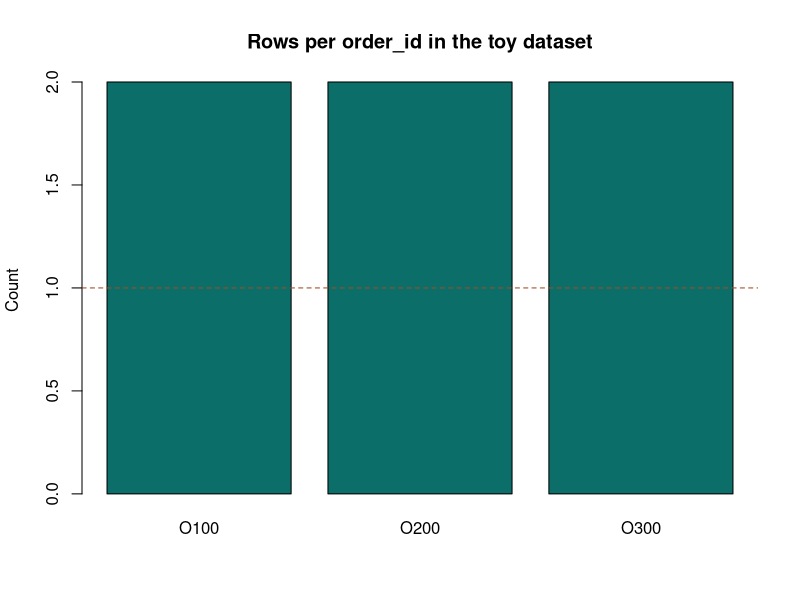
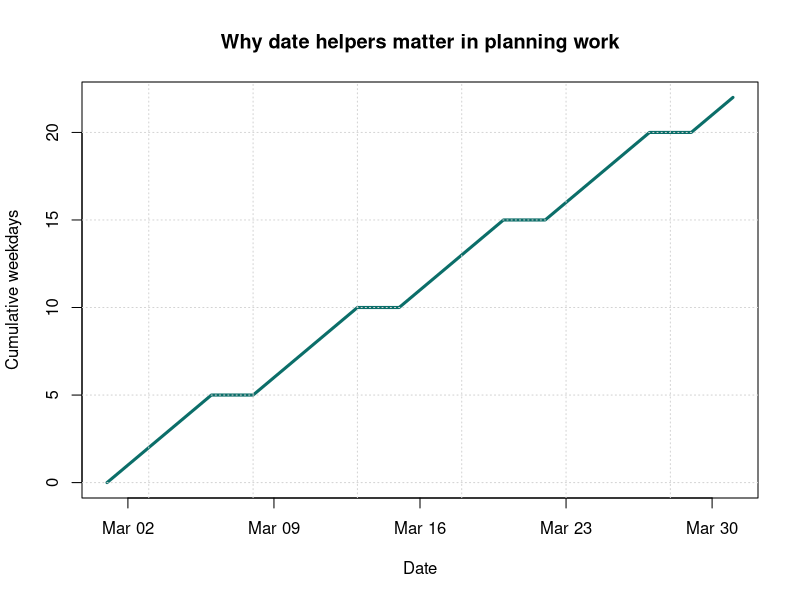

R code for these plots, in order:
## ---- chunk 1
orders_dirty <- data.frame(
  customer_id = c("C001", "C001", "C002", "C002", "C003", "C003"),
  order_id = c("O100", "O100", "O200", "O200", "O300", "O300"),
  order_date = c("2025-01-03", "2025-01-03", "2025-01-10", "2025-01-10", "2025-02-01", "2025-02-01"),
  order_status = c("shipped", "cancelled", "processing", "processing", "shipped", "shipped"),
  amount = c("1,200", "1,200", "850", "850", "2,000", "2,000"),
  stringsAsFactors = FALSE
)

dup_counts <- aggregate(
  rep(1, nrow(orders_dirty)),
  by = list(order_id = orders_dirty$order_id),
  FUN = length
)

barplot(
  dup_counts$x,
  names.arg = dup_counts$order_id,
  col = "#0b6e69",
  main = "Rows per order_id in the toy dataset",
  ylab = "Count"
)
abline(h = 1, lty = 2, col = "#a44a1f")
## ---- chunk 2
march_days <- seq(as.Date("2026-03-01"), as.Date("2026-03-31"), by = "day")
weekday_flag <- weekdays(march_days) %in% c("Monday", "Tuesday", "Wednesday", "Thursday", "Friday")
cum_weekdays <- cumsum(weekday_flag)

plot(
  march_days,
  cum_weekdays,
  type = "l",
  lwd = 3,
  col = "#0b6e69",
  xlab = "Date",
  ylab = "Cumulative weekdays",
  main = "Why date helpers matter in planning work"
)
grid()
